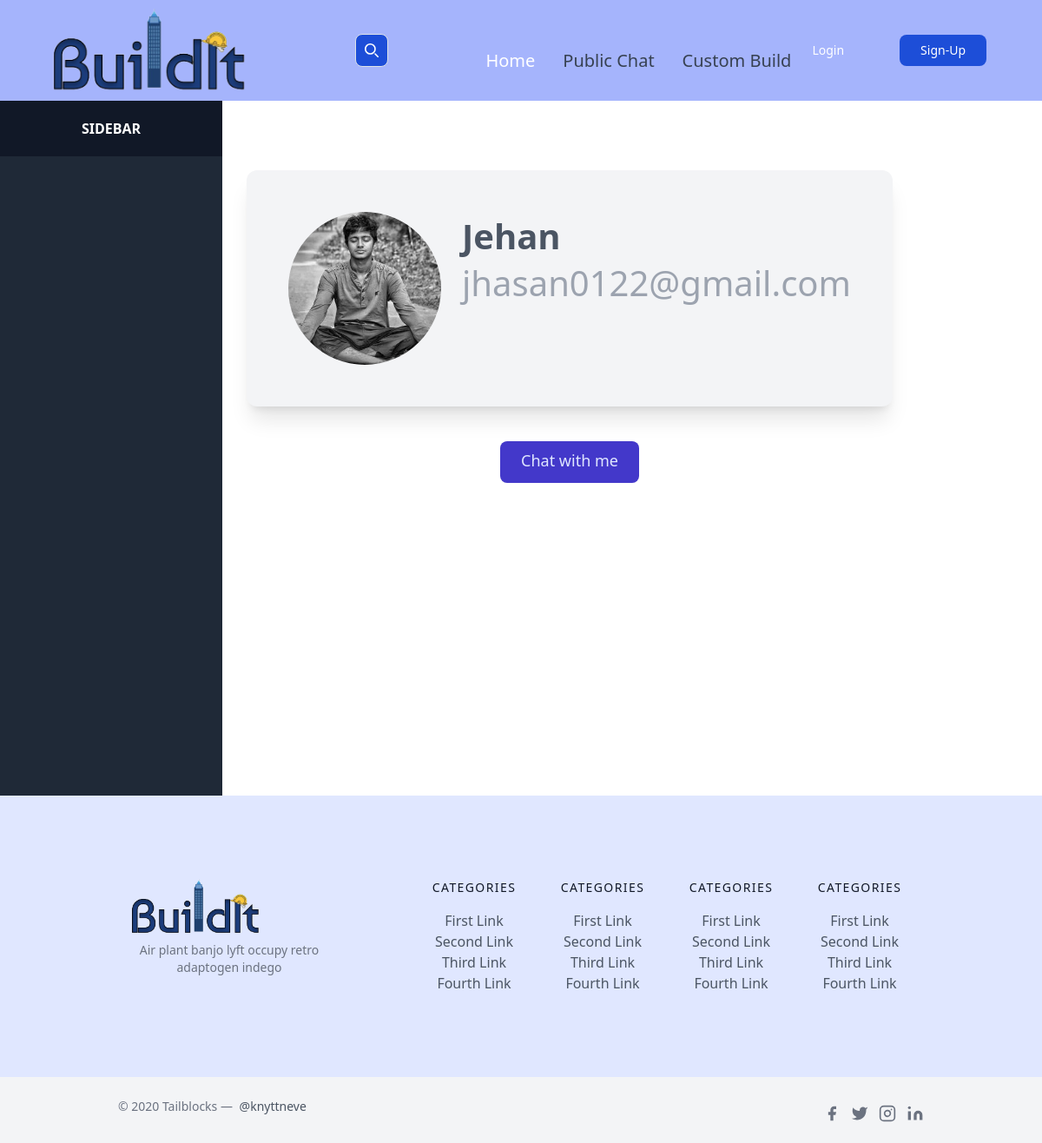
The app's page /profile/Jehan/ with its own data.
### users/models.py (models this page shows, shortened)
class Profile(models.Model):
    user = models.OneToOneField(User, on_delete=models.CASCADE)
    image = models.ImageField(default='default.jpg',upload_to='profile_pic')
    bio = models.CharField(default='',max_length=100)
    @property
    def name(self):
        if self.user.username:
            return self.user.username
        return self.user.username
    @property
    def avatar(self):
        if self.image:
            return self.image.url
        return f'{settings.STATIC_URL}images/avatar.svg'

### users/views.py (the view)
# urls.py: path('profile/<str:username>/', profile_view, name='profile'),
def profile_view(request, username=None):
    if username:
        profile = get_object_or_404(User, username=username).profile
    else:
        try:
            profile = request.user.profile
        except:
            return redirect_to_login(request.get_full_path())
    return render(request, 'users/user_profile.html', {'profile':profile})

### users/templates/users/user_profile.html (shortened to what this page needs)
{% extends 'posts/base.html' %}
{% block content %}
<div class="min-vh-100 flex flex-row">
{% include 'posts/chat_sidenav.html' %}
<span class=" w-2/3">
    <div class="dark:bg-slate-800 gap-6 flex justify-center pt-20 fs-1">
      <div
        class="bg-gray-100 dark:bg-gray-700 relative shadow-xl overflow-hidden hover:shadow-2xl group rounded-xl p-5 transition-all duration-500 transform">
        <div class="flex items-center gap-4">
          <img src="{{ profile.avatar }}"
          class="w-44 h-44 group-hover:w-36 group-hover:h-36 h-32 object-center object-cover rounded-full transition-all duration-500 delay-500 transform"/>
          <div class="w-fit transition-all transform duration-500">
            <h1 class="text-gray-600 dark:text-gray-200 font-bold">
              {{ profile.name }}
            </h1>
            <p class="text-gray-400">{{ profile.user.email }}</p>
          </div>
        </div>
  </div>
</div>
    <div class="flex justify-center align-center h-40 pt-8">
        {% if profile.user != user%}
                <a class="flex align-center justify-center h-12 pt-2 px-6 m-2 text-lg text-indigo-100 transition-colors duration-150 bg-indigo-700 rounded-lg focus:shadow-outline hover:bg-indigo-800" href="{% url 'start-chat' profile.user.username %}">Chat with me</a>
        {% endif %}
    </div>
</span>
</div>
{% endblock %}

### posts/static/css/style.css (style rules this page uses)
html, :host { line-height: 1.5; -webkit-text-size-adjust: 100%; -moz-tab-size: 4; -o-tab-size: 4; tab-size: 4; font-family: ui-sans-serif, system-ui, sans-serif, "Apple Color Emoji", "Segoe UI Emoji", "Segoe UI Symbol", "Noto Color Emoji"; font-feature-settings: normal; font-variation-settings: normal; -webkit-tap-highlight-color: transparent; }
body { margin: 0; line-height: inherit; }
h1, h2, h3, h4, h5, h6 { font-size: inherit; font-weight: inherit; }
a { color: inherit; text-decoration: inherit; }
blockquote, dl, dd, h1, h2, h3, h4, h5, h6, hr, figure, p, pre { margin: 0; }
img, svg, video, canvas, audio, iframe, embed, object { display: block; vertical-align: middle; }
img, video { max-width: 100%; height: auto; }
.relative { position: relative; }
.m-2 { margin: 0.5rem; }
.flex { display: flex; }
.h-12 { height: 3rem; }
.h-32 { height: 8rem; }
.h-44 { height: 11rem; }
.w-44 { width: 11rem; }
.w-fit { width: -moz-fit-content; width: fit-content; }
.transform { transform: translate(var(--tw-translate-x), var(--tw-translate-y)) rotate(var(--tw-rotate)) skewX(var(--tw-skew-x)) skewY(var(--tw-skew-y)) scaleX(var(--tw-scale-x)) scaleY(var(--tw-scale-y)); }
.flex-row { flex-direction: row; }
.items-center { align-items: center; }
.justify-center { justify-content: center; }
.gap-4 { gap: 1rem; }
.gap-6 { gap: 1.5rem; }
.overflow-hidden { overflow: hidden; }
.rounded-full { border-radius: 9999px; }
.rounded-lg { border-radius: 0.5rem; }
.rounded-xl { border-radius: 0.75rem; }
.bg-gray-100 { --tw-bg-opacity: 1; background-color: rgb(243 244 246 / var(--tw-bg-opacity)); }
.bg-indigo-700 { --tw-bg-opacity: 1; background-color: rgb(67 56 202 / var(--tw-bg-opacity)); }
.object-cover { -o-object-fit: cover; object-fit: cover; }
.object-center { -o-object-position: center; object-position: center; }
.p-5 { padding: 1.25rem; }
.px-6 { padding-left: 1.5rem; padding-right: 1.5rem; }
.pt-2 { padding-top: 0.5rem; }
.pt-20 { padding-top: 5rem; }
.pt-8 { padding-top: 2rem; }
.text-lg { font-size: 1.125rem; line-height: 1.75rem; }
.font-bold { font-weight: 700; }
.text-gray-400 { --tw-text-opacity: 1; color: rgb(156 163 175 / var(--tw-text-opacity)); }
.text-gray-600 { --tw-text-opacity: 1; color: rgb(75 85 99 / var(--tw-text-opacity)); }
.text-indigo-100 { --tw-text-opacity: 1; color: rgb(224 231 255 / var(--tw-text-opacity)); }
.shadow-xl { --tw-shadow: 0 20px 25px -5px rgb(0 0 0 / 0.1), 0 8px 10px -6px rgb(0 0 0 / 0.1); --tw-shadow-colored: 0 20px 25px -5px var(--tw-shadow-color), 0 8px 10px -6px var(--tw-shadow-color); box-shadow: var(--tw-ring-offset-shadow, 0 0 #0000), var(--tw-ring-shadow, 0 0 #0000), var(--tw-shadow); }
.transition-all { transition-property: all; transition-timing-function: cubic-bezier(0.4, 0, 0.2, 1); transition-duration: 150ms; }
.transition-colors { transition-property: color, background-color, border-color, text-decoration-color, fill, stroke; transition-timing-function: cubic-bezier(0.4, 0, 0.2, 1); transition-duration: 150ms; }
.delay-500 { transition-delay: 500ms; }
.duration-150 { transition-duration: 150ms; }
.duration-500 { transition-duration: 500ms; }

### records on screen
Profile: avatar (picture), name "Jehan", user.email "jhasan0122@gmail.com"
